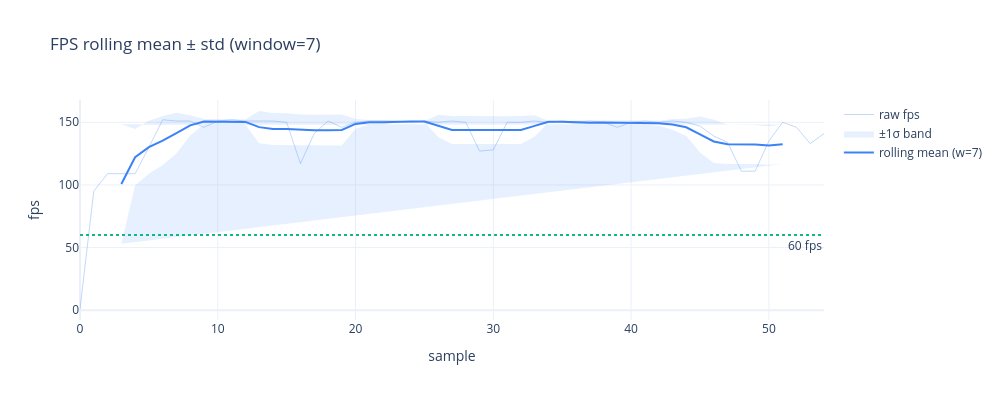

Notebook source saved alongside this figure:
### Markdown cell above
## 8 — Rolling stats (smoothed FPS + 1-sigma band)

### Code cell
W = 7  # window size
roll_mean = df['time/fps'].rolling(W, center=True).mean()
roll_std  = df['time/fps'].rolling(W, center=True).std()

fig = go.Figure()
fig.add_trace(go.Scatter(
    x=SAMPLES, y=df['time/fps'],
    mode='lines', name='raw fps',
    line=dict(color='rgba(59,130,246,0.3)', width=1)
))
fig.add_trace(go.Scatter(
    x=SAMPLES + SAMPLES[::-1],
    y=list(roll_mean + roll_std) + list((roll_mean - roll_std)[::-1]),
    fill='toself', fillcolor='rgba(59,130,246,0.12)',
    line=dict(color='rgba(0,0,0,0)'), name='±1σ band', showlegend=True
))
fig.add_trace(go.Scatter(
    x=SAMPLES, y=roll_mean,
    mode='lines', name=f'rolling mean (w={W})',
    line=dict(color='#3B82F6', width=2)
))
fig.add_hline(y=60, line_dash='dot', line_color='#10B981',
              annotation_text='60 fps', annotation_position='bottom right')

fig.update_layout(
    title=f'FPS rolling mean ± std (window={W})',
    xaxis_title='sample', yaxis_title='fps',
    template='plotly_white', width=1000, height=400
)
fig.write_image(OUT / '08_fps_rolling.png')
fig.show()

### Figure 1 — Plotly figure (JSON) as saved in the notebook; plotly's stock layout.template omitted (floating-point values rounded to 4 significant figures)
{"data": [{"line": {"color": "rgba(59,130,246,0.3)", "width": 1}, "mode": "lines", "name": "raw fps", "type": "scatter", "x": [0, 1, 2, 3, 4, 5, 6, 7, 8, 9, 10, 11, 12, 13, 14, 15, 16, 17, 18, 19, 20, 21, 22, 23, 24, 25, 26, 27, 28, 29, 30, 31, 32, 33, 34, 35, 36, 37, 38, 39, 40, 41, 42, 43, 44, 45, 46, 47, 48, 49, 50, 51, 52, 53, 54], "y": [1.0, 95.0, 109.0, 109.0, 109.0, 130.0, 152.0, 151.0, 151.0, 146.0, 151.0, 152.0, 151.0, 151.0, 151.0, 150.0, 117.0, 141.0, 151.0, 146.0, 150.0, 151.0, 151.0, 151.0, 150.0, 151.0, 150.0, 151.0, 150.0, 127.0, 128.0, 150.0, 150.0, 151.0, 150.0, 151.0, 150.0, 151.0, 150.0, 146.0, 150.0, 151.0, 150.0, 151.0, 150.0, 147.0, 139.0, 134.0, 111.0, 111.0, 135.0, 150.0, 146.0, 133.0, 141.0]}, {"fill": "toself", "fillcolor": "rgba(59,130,246,0.12)", "line": {"color": "rgba(0,0,0,0)"}, "name": "±1σ band", "showlegend": true, "type": "scatter", "x": [0, 1, 2, 3, 4, 5, 6, 7, 8, 9, 10, 11, 12, 13, 14, 15, 16, 17, 18, 19, 20, 21, 22, 23, 24, 25, 26, 27, 28, 29, 30, 31, 32, 33, 34, 35, 36, 37, 38, 39, 40, 41, 42, 43, 44, 45, 46, 47, 48, 49, 50, 51, 52, 53, 54, 54, 53, 52, 51, 50, 49, 48, 47, 46, 45, 44, 43, 42, 41, 40, 39, 38, 37, 36, 35, 34, 33, 32, 31, 30, 29, 28, 27, 26, 25, 24, 23, 22, 21, 20, 19, 18, 17, 16, 15, 14, 13, 12, 11, 10, 9, 8, 7, 6, 5, 4, 3, 2, 1, 0], "y": [null, null, null, 148.4, 144.7, 151.3, 155.0, 157.7, 155.6, 152.6, 152.4, 152.4, 152.3, 159.0, 157.5, 157.3, 156.3, 156.0, 156.0, 156.3, 152.6, 151.8, 151.8, 151.1, 151.2, 151.1, 156.0, 155.0, 155.0, 154.8, 155.0, 154.8, 155.0, 155.6, 151.0, 151.0, 151.6, 151.4, 151.6, 151.4, 151.6, 151.4, 151.3, 152.6, 152.8, 154.7, 152.0, 148.2, 148.2, 147.9, 146.8, 148.2, null, null, null, null, null, null, 116.7, 116.1, 116.7, 116.7, 116.7, 117.4, 125.9, 139.2, 144.0, 147.3, 148.0, 148.1, 148.0, 148.1, 148.0, 148.1, 149.9, 149.9, 138.7, 132.7, 132.6, 132.7, 132.6, 132.7, 132.7, 138.2, 150.0, 150.2, 150.0, 148.2, 148.2, 144.9, 131.4, 131.4, 131.4, 131.4, 131.9, 131.9, 133.3, 148.3, 148.4, 148.4, 148.5, 139.6, 125.2, 115.9, 109.0, 99.63, 52.98, null, null, null]}, {"line": {"color": "#3B82F6", "width": 2}, "mode": "lines", "name": "rolling mean (w=7)", "type": "scatter", "x": [0, 1, 2, 3, 4, 5, 6, 7, 8, 9, 10, 11, 12, 13, 14, 15, 16, 17, 18, 19, 20, 21, 22, 23, 24, 25, 26, 27, 28, 29, 30, 31, 32, 33, 34, 35, 36, 37, 38, 39, 40, 41, 42, 43, 44, 45, 46, 47, 48, 49, 50, 51, 52, 53, 54], "y": [NaN, NaN, NaN, 100.7, 122.1, 130.1, 135.4, 141.4, 147.6, 150.6, 150.4, 150.4, 150.3, 146.1, 144.7, 144.6, 143.9, 143.7, 143.7, 143.9, 148.7, 150.0, 150.0, 150.6, 150.7, 150.6, 147.1, 143.9, 143.9, 143.7, 143.9, 143.7, 143.9, 147.1, 150.4, 150.4, 149.9, 149.7, 149.9, 149.7, 149.9, 149.7, 149.3, 148.3, 146.0, 140.3, 134.7, 132.4, 132.4, 132.3, 131.4, 132.4, NaN, NaN, NaN]}], "layout": {"annotations": [{"showarrow": false, "text": "60 fps", "x": 1, "xanchor": "right", "xref": "x domain", "y": 60, "yanchor": "top", "yref": "y"}], "height": 400, "shapes": [{"line": {"color": "#10B981", "dash": "dot"}, "type": "line", "x0": 0, "x1": 1, "xref": "x domain", "y0": 60, "y1": 60, "yref": "y"}], "title": {"text": "FPS rolling mean ± std (window=7)"}, "width": 1000, "xaxis": {"title": {"text": "sample"}}, "yaxis": {"title": {"text": "fps"}}}}
